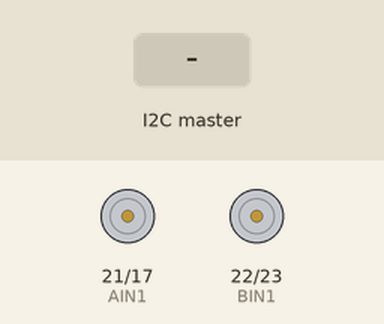
A sketch run on a simulated ESP32. Parts: motor-driver pin pairs drawn as motors (green arrow = first pin HIGH = forward, orange = second pin HIGH = backward, longer = more drive, scaled by the enable pin). The inputs (shaded band) are chosen by the test bench. What the sketch prints to the serial monitor is not drawn.

Above: at 1.2 s.
1.3 s: the I2C master sends the byte 1
Timing chart, 0 to 4.3 s (numbered marks = the images above; inputs shaded):
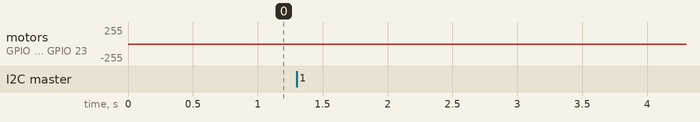

Measured:
- after the input at 1.3 s, motor on GPIO 21 (AIN1) / GPIO 17 (AIN2), motor on GPIO 22 (BIN1) / GPIO 23 (BIN2): stopped → backward 1/255 after 0.05 s

The sketch:

waver_slate.ino
```cpp
#include <Wire.h>
#include <stdint.h>

// I2C ///////////////////////

#define I2C_SDA 32
#define I2C_SCL 33
#define I2C_SLAVE_ADDRESS  0x11

struct {
  int16_t rightSpeed;
  int16_t leftSpeed;
} motorSpeed;

union {
  uint8_t raw[2];
  int16_t value;
} vel_l, vel_r;

////////////////////// End I2C

// Motors //////////////////////

const uint16_t PWMA = 25;
const uint16_t AIN2 = 17;
const uint16_t AIN1 = 21;
const uint16_t BIN1 = 22;
const uint16_t BIN2 = 23;
const uint16_t PWMB = 26;

const uint16_t ANALOG_WRITE_BITS = 8;

int freq = 100000;
int channel_A = 0;
int channel_B = 1;
int resolution = ANALOG_WRITE_BITS;

void initMotors(){
  pinMode(AIN1, OUTPUT);
  pinMode(AIN2, OUTPUT);
  pinMode(PWMA, OUTPUT);
  pinMode(BIN1, OUTPUT);
  pinMode(BIN2, OUTPUT);
  pinMode(PWMB, OUTPUT);

  ledcSetup(channel_A, freq, resolution);
  ledcAttachPin(PWMA, channel_A);

  ledcSetup(channel_B, freq, resolution);
  ledcAttachPin(PWMB, channel_B);
}

void motorL(int16_t value){
  uint16_t pwm;
  if(value < 0){
    digitalWrite(AIN1, LOW);
    digitalWrite(AIN2, HIGH);
    pwm = static_cast<uint16_t>(-value);
  } else {
    digitalWrite(AIN1, HIGH);
    digitalWrite(AIN2, LOW);
    pwm = static_cast<uint16_t>(value);
  }
  // Serial.print("speedL: ");
  // Serial.println(value);
  ledcWrite(channel_A, pwm);
}

void motorR(int16_t value){
  uint16_t pwm;
  if(value < 0){
    digitalWrite(BIN1, LOW);
    digitalWrite(BIN2, HIGH);
    pwm = static_cast<uint16_t>(-value);
  } else {
    digitalWrite(BIN1, HIGH);
    digitalWrite(BIN2, LOW);
    pwm = static_cast<uint16_t>(value);
  }
  // Serial.print("speedR: ");
  // Serial.println(value);
  ledcWrite(channel_B, pwm);
}

////////////////////// End Motors

void moveF(int16_t vel_l, int16_t vel_r){
  // motors.setSpeeds(vel_l, vel_r);
  motorL(vel_l);
  motorR(vel_r);
}

// void receiveData(int byteCount);

void setup() {
  initMotors();
  Serial.begin(9600);

  Wire.begin(I2C_SLAVE_ADDRESS, I2C_SDA, I2C_SCL, 0);
  Wire.onReceive(receiveData);

  moveF(0, 0);

  // motorSpeed.rightSpeed = 0;
  // motorSpeed.leftSpeed  = 0;

//  motors.flipRightMotor(true);
}

void loop() {
  // moveF(100, -100);
  // delay(2000);
  // moveF(-100, 100);
  // delay(2000);
  // moveF(0, 0);
  // delay(2000);
  moveF(motorSpeed.leftSpeed, motorSpeed.rightSpeed);
}

// callback received data
void receiveData(int byteCount) {

  Serial.print("byteCount: ");
  Serial.println(byteCount);

  int8_t firstByte = Wire.read();

  vel_l.raw[1] = (int8_t) Wire.read();
  vel_l.raw[0] = (int8_t) Wire.read();

  vel_r.raw[1] = (int8_t) Wire.read();
  vel_r.raw[0] = (int8_t) Wire.read();

  motorSpeed.leftSpeed = vel_l.value;
  motorSpeed.rightSpeed = vel_r.value;

  Serial.print("firstByte: ");
  Serial.println(firstByte);

  Serial.print("leftSpeed: ");
  Serial.print(vel_l.value);
  Serial.print("\t rightSpeed: ");
  Serial.println(vel_r.value);

}
```
